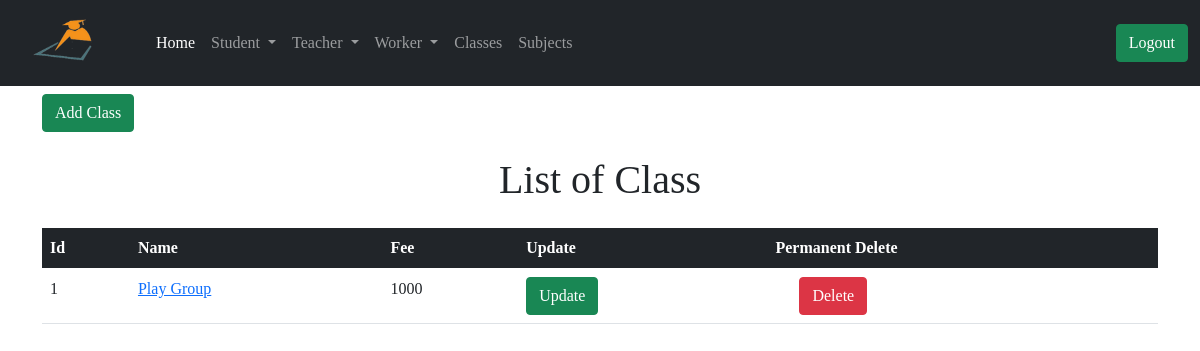
The page /admin/list_of_class (signed in) on the database as committed earlier.
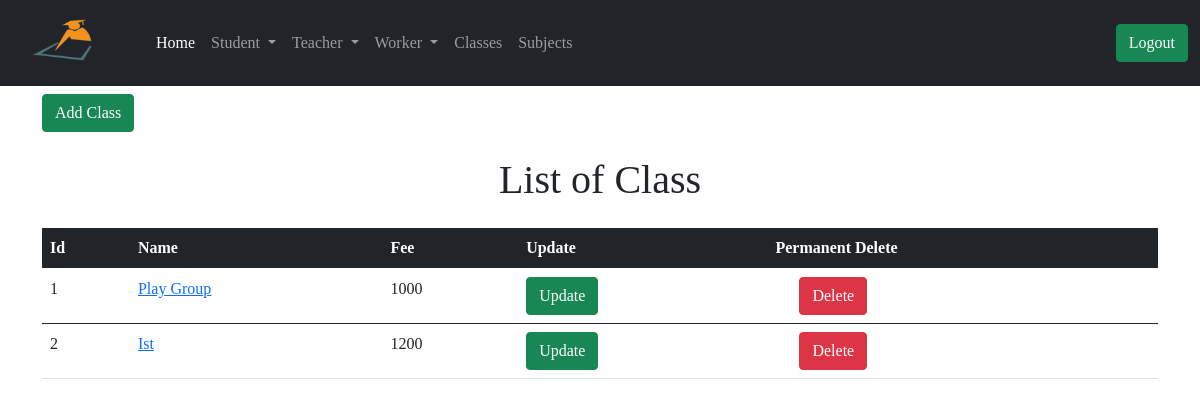
The same page on the database as committed later.
### app/models.py (models this page shows, shortened)
class Class(db.Model):
    id = db.Column(db.Integer, primary_key=True)
    cls_name = db.Column(db.String(64))
    cls_fee = db.Column(db.String(64))
    admin_id = db.Column(db.Integer, db.ForeignKey('user.id'))
    student = db.relationship('Student', backref='stdclass')
    leavestudent = db.relationship('LeaveStudent', backref='stdclass')
    uploadlecture = db.relationship('UploadLecture', backref='stdclass')
    teacher = db.relationship('Teacher', backref='stdclass')

### app/routes.py (the view)
@app.route('/admin/list_of_class')
@login_required
def list_of_class():
    classes = Class.query.all()
    return render_template('admin/list_of_class.html', classes=classes)

### app/models.py (called while the page is built)
@login.user_loader
def load_user(id):
    return User.query.get(int(id))

### app/routes.py (called while the page is built)
@app.before_request
def before_request():
    g.user = None
    if 'teacher_id' in session:
        user = Teacher.query.filter_by(id=session['teacher_id']).first()
        g.user = user

@app.before_request
def std_before_request():
    g.std_user = None
    if 'student_id' in session:
        std_user = Student.query.filter_by(id=session['student_id']).first()
        g.std_user = std_user

### app/templates/admin/list_of_class.html (shortened to what this page needs)
{% extends 'admin/base.html' %}
{% block content %}
<div class="container">
  <a href=" {{ url_for('add_class') }} ">
    <button type="submit" class="btn btn-success mt-2">Add Class</button>
  </a>
<h1 class="text-center mt-4">List of Class</h1>
<table class="table mt-4">
    <thead class="table-dark">
      <tr>
        <th scope="col">Id</th>
        <th scope="col">Name</th>
        <th scope="col">Fee</th>
        <th scope="col">Update</th>
        <th scope="col">Permanent Delete</th>
      </tr>
    </thead>
    {% for class in classes %}
    <tbody>
      <tr>
        <td> {{ class.id }}</td>
        <td><a href=" {{ url_for('class_wise_student', std_class=class.id)}} "> {{ class.cls_name }} </a></td>
        <td> {{ class.cls_fee }}</td>
        <td><a href=" {{ url_for('update_class', id=class.id) }} "><button type="submit" class="btn btn-success">Update</button></a></td>
        <td>
          <button type="button" class="btn btn-danger ms-4" data-bs-toggle="modal" data-bs-target="#exampleModal">
            Delete
          </button>
        </td>
      </tr>
    </tbody>
    {% endfor %}
  </table>
</div>
{% endblock %}

### app/templates/admin/base.html (shortened to what this page needs)
<!DOCTYPE html>
<html lang="en">
<head>
    <link href="https://cdn.jsdelivr.net/npm/bootstrap@5.0.0-beta2/dist/css/bootstrap.min.css" rel="stylesheet">
    <link rel="stylesheet" href="{{ url_for('static', filename='style/index.css') }}">
</head>
<body>
    {% include 'admin/nav.html' %}
    {% block content %} {% endblock %}
</body>
</html>

### app/templates/admin/nav.html (shortened to what this page needs)
<nav class="navbar navbar-expand-lg navbar-dark bg-dark">
    <div class="container-fluid">
      <a class="navbar-brand" href="{{ url_for('index') }}"><img src=" {{ url_for('static', filename='image/rsz_1logo.png')}} " class="brand_logo " width="120px" height="60px"  alt="Logo"></a>
      <div class="collapse navbar-collapse" id="navbarSupportedContent">
        <ul class="navbar-nav me-auto mb-2 mb-lg-0">
          <li class="nav-item">
            <a class="nav-link active" aria-current="page" href="{{ url_for('index') }}">Home</a>
          </li>
          <li class="nav-item dropdown">
            <a class="nav-link dropdown-toggle" href="#" id="navbarDropdown" role="button" data-bs-toggle="dropdown" aria-expanded="false">
              Student
            </a>
          </li>
          <li class="nav-item dropdown">
            <a class="nav-link dropdown-toggle" href="#" id="navbarDropdown" role="button" data-bs-toggle="dropdown" aria-expanded="false">
              Teacher
            </a>
          </li>
          <li class="nav-item dropdown">
            <a class="nav-link dropdown-toggle" href="#" id="navbarDropdown" role="button" data-bs-toggle="dropdown" aria-expanded="false">
              Worker
            </a>
          </li>
          <li class="nav-item">
            <a class="nav-link " aria-current="page" href="{{ url_for('list_of_class') }}">Classes</a>
          </li>
          <li class="nav-item">
            <a class="nav-link " aria-current="page" href="{{ url_for('list_of_subject') }}">Subjects</a>
          </li>
        </ul>
        {% if current_user.is_anonymous %}
        <a href="{{ url_for('admin_login') }}"><button class="btn btn-success ms-2">Admin</button></a>
        {% else %}
        <a href="{{ url_for('admin_logout') }}"><button class="btn btn-success ms-2">Logout</button></a>
        {% endif %}
      </div>
    </div>
  </nav>

### app/templates/admin/base.html (style rules this page uses)
body { font-family: 'Times New Roman', Times, serif; }

Rows that differ between the two databases and show on the page:
added Class: id "2", cls_name "Ist", cls_fee "1200"
